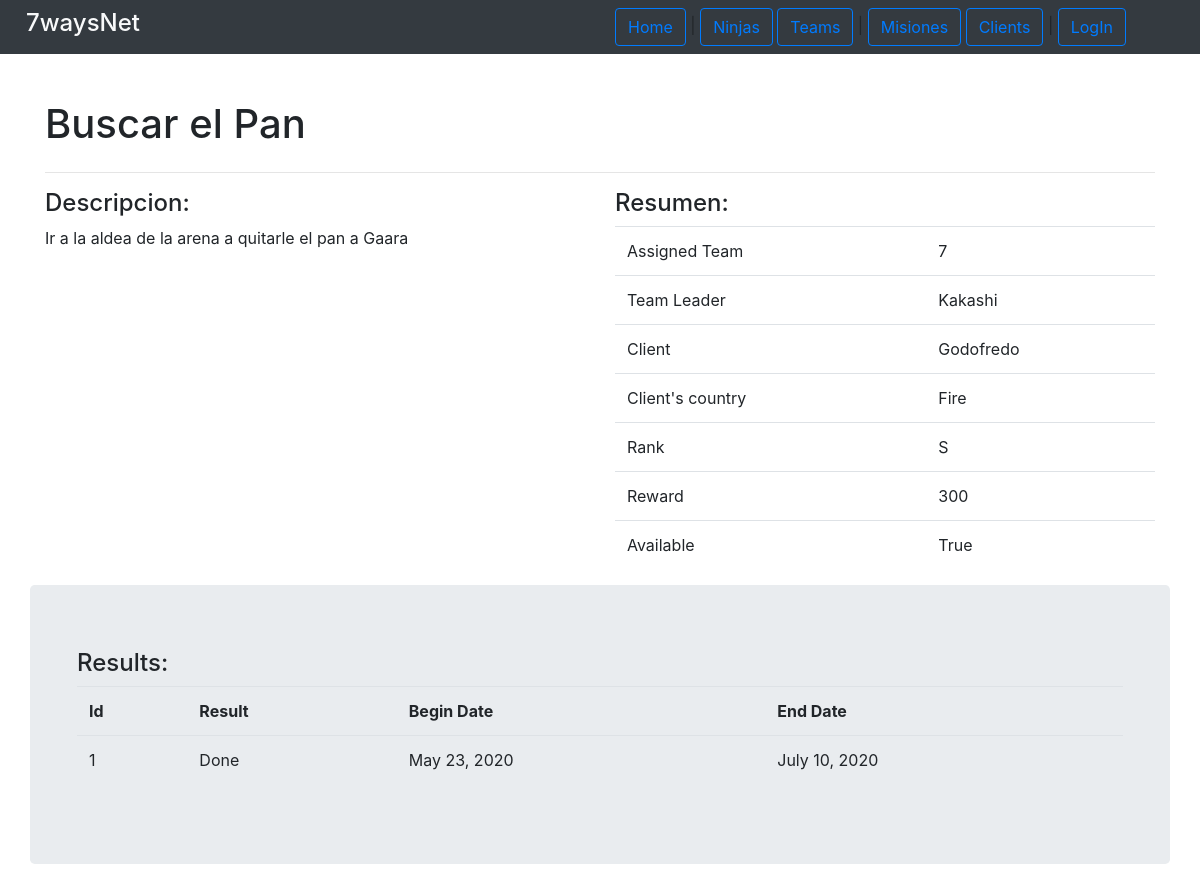
Screenshot of /missions/mission/1 with the database file from the repository.
### missions/models.py (models this page shows, shortened)
class Mission(models.Model):
    name = models.CharField(max_length=200)
    description = models.TextField()
    rank = models.CharField(max_length=10)
    reward = models.IntegerField()
    available = models.BooleanField(default=True)
    client = models.ForeignKey(Client, on_delete=models.CASCADE)
    team = models.ForeignKey(Team, on_delete=models.CASCADE, default=None, blank=True,null=True)
    inventory = models.OneToOneField(Inventory, on_delete=models.CASCADE, default=None, null=True, blank=True)
    leader = models.ForeignKey(JouninNinja, on_delete=models.CASCADE, default=None, blank=True,null=True)
    def missionResults(self):
        return MissionResult.objects.get(mission_id=self.pk)

class Client(models.Model):
    name = models.CharField(max_length=200)
    country = models.CharField(max_length=200)
    user = models.OneToOneField(User,on_delete=models.CASCADE)

class MissionResult(models.Model):
    result = models.CharField(max_length=200)
    begin_date = models.DateField()
    end_date = models.DateField()
    mission = models.ForeignKey(Mission, on_delete=models.CASCADE)

### ninjas/models.py (models this page shows, shortened)
class Team(models.Model):
    name = models.CharField(max_length=200)
    in_mission = models.BooleanField(default=False)
    def __str__(self):
        return self.name

class Ninja(models.Model):
    name = models.CharField(max_length=200)
    age = models.IntegerField()
    clan = models.CharField(max_length=200)
    birth_date = models.DateTimeField('birth')
    gender = models.CharField(max_length=10)
    skills = models.ManyToManyField(Skill, blank=True)
    user = models.OneToOneField(User,on_delete=models.CASCADE)
    invocations = models.ManyToManyField(Invocation, blank=True)
    team = models.ForeignKey(Team, on_delete=models.CASCADE, default=None, null=True, blank=True)
    def __str__(self):
        return self.name
    """ class Meta:
        abstract = True """

### missions/views.py (the view)
# urls.py: path('mission/<int:pk>', views.MissionDetailView.as_view() , name='mission_details'),
class MissionDetailView(generic.DetailView):
    model= Mission
    template_name = "missions/mission_details.html"

### missions/templates/missions/mission_details.html (shortened to what this page needs)
{% extends 'base.html'%}
{% block header %}
<div class="page-header">
    <h1 class="display-5">{{mission.name}} </h1>
</div>
{% endblock %}
{% block content %}
    <div class="row">
    <div class="col-md-6">
        <h4>Descripcion:</h4>
        {{mission.description}}
    </div>
    <div class="col-md-6">
    <h4>Resumen:</h4>
    <table class="table">
        <tr>
            <td> Assigned Team</td> <td> {{mission.team}}</td>
        </tr>
        <tr>
            <td> Team Leader</td> <td> {{mission.leader}}</td>
        </tr>
        <tr>
            <td> Client </td> <td> {{mission.client.name}}</td>
        </tr>
        <tr>
            <td> Client's country </td> <td> {{mission.client.country}}</td>
        </tr>
        <tr>
            <td> Rank</td> <td> {{mission.rank}}</td>
        </tr>
        <tr>
            <td> Reward</td> <td> {{mission.reward}}</td>
        </tr>
        <tr>
            <td> Available</td> <td> {{mission.available}}</td>
        </tr>
    </table>
    </div>
    </div>
    <div class="row jumbotron">
        <div class="col-md-12">
            {% if mission.missionResults %}
                <h4>Results:</h4>
                <table class="table">
                    <tr>
                        <th>Id</th> <th>Result</th> <th>Begin Date</th> <th>End Date</th>
                    </tr>
                    <tr>
                        <td>{{mission.missionResults.pk}}</td><td>  {{mission.missionResults.result}}</td> <td>{{mission.missionResults.begin_date}}</td> <td>{{mission.missionResults.end_date}}</td>
                    </tr>
                </table>
            {% else %}
            <div class="text-center">
                <p class="lead">
                    There are no results.
                </p>
            </div>
            {% endif %}
        </div>
    </div>
{% endblock %}

### static/mystyle.css (style rules this page uses)
.page-header { display: flex; justify-content: space-between; align-items: center; }

### rows the page displays
Mission: name "Buscar el Pan", description "Ir a la aldea de la arena a quitarle el pan a Gaara", team "7", leader "Kakashi", client.name "Godofredo", client.country "Fire", rank "S", reward "300", available "True", missionResults.pk "1", missionResults.result "Done", missionResults.begin_date "May 23, 2020", missionResults.end_date "July 10, 2020"
